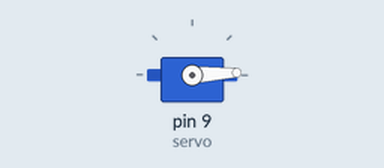
A sketch run on a simulated Arduino Uno, built with avr-gcc and run on an emulated ATmega328P. On the bench: servo.

Above: at 0.05 s.
At 0.7 s:
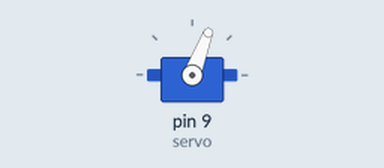
At 1.35 s:
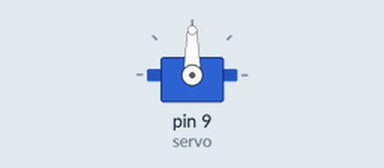
At 2.65 s:
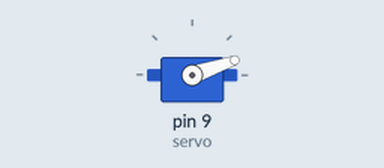
Timing chart, 0 to 8.8 s (numbered marks = the images above):
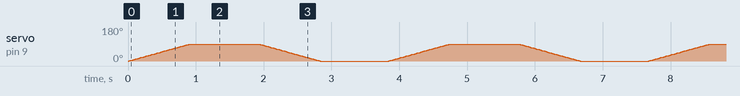

The sketch:

task_3.2.ino
```cpp
#include <Servo.h>

int pos = 0;
int degree = 90;

Servo servo;

void setup()
{
  servo.attach(9, 500, 2500);
}

void loop()
{
  for (pos = 0; pos <= degree; pos += 1) {
    servo.write(pos);
    delay(10);
  }
    delay(1000);

  for (pos = degree; pos >= 0; pos -= 1) {
    servo.write(pos);
    delay(10);
  }
  delay(1000);
}
```
